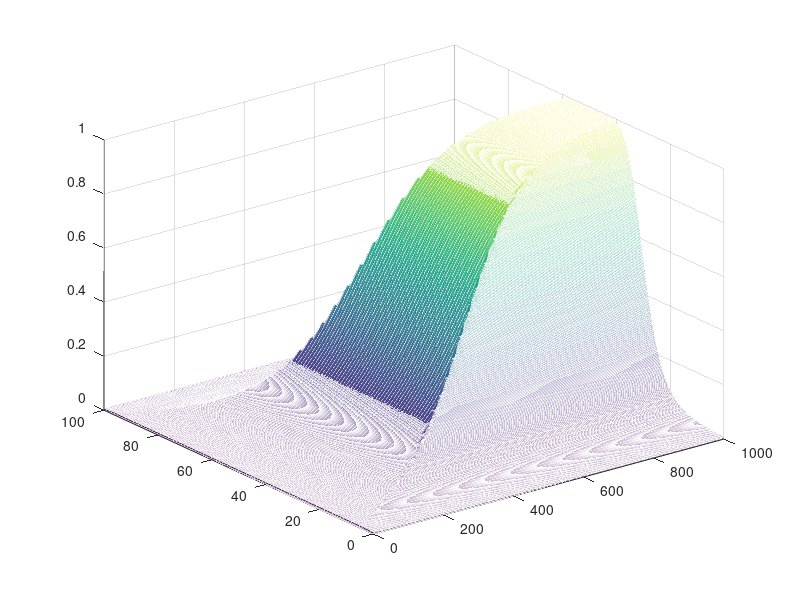

Reproduce this figure in MATLAB.
close all;
clear all;
clc;

x=0:100;
mA=gbellmf(x,[20 3 50]);%funcion campana

y=0:1000;
mB=sigmf(y,[0.01 500]);%funcion sigmoide

%producto carteciano
for i=1:101
    for j=1:1001
        mR(i,j) = min(mA(i),mB(j));
    end
end

[X, Y]=meshgrid(0:1000,0:100);
mesh(X,Y,mR)
set(gca,'FontSize',10)